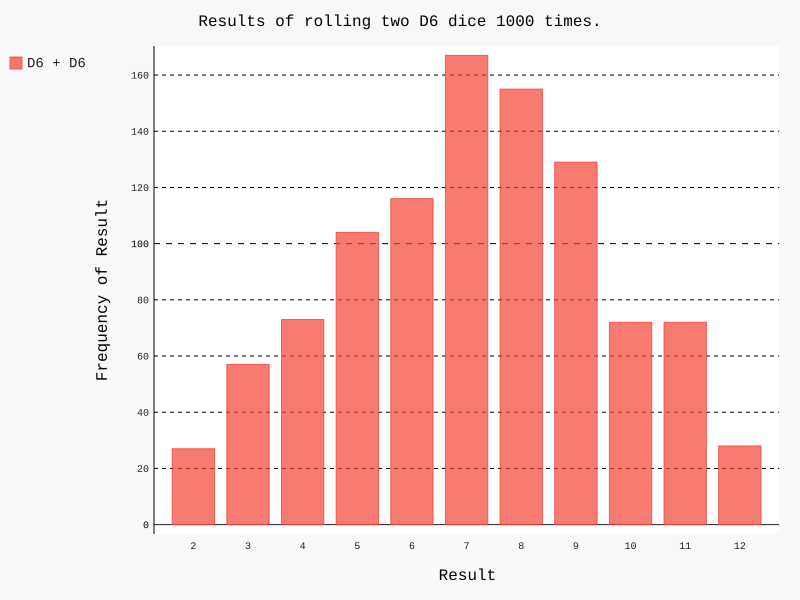

This figure's Python source:
from die import Die
import pygal

# Create two D6.
die_1 = Die()
die_2 = Die()

# Make some rolls, and store results in a list.
results = []
for roll_num in range(1000):
    result = die_1.roll() + die_2.roll()
    results.append(result)

# Analyze the results.
frequencies = []
max_result = die_1.num_sides + die_2.num_sides

for value in range(2, max_result+1):
    frequency = results.count(value)
    frequencies.append(frequency)

# Visualize the results.
hist = pygal.Bar()

hist.title = "Results of rolling two D6 dice 1000 times."
hist.x_labels = [str(x) for x in range(2, max_result+1)]
hist.x_title = "Result"
hist.y_title = "Frequency of Result"

hist.add('D6 + D6', frequencies)
hist.render_to_file('dice_visual.svg')

print(frequencies)
